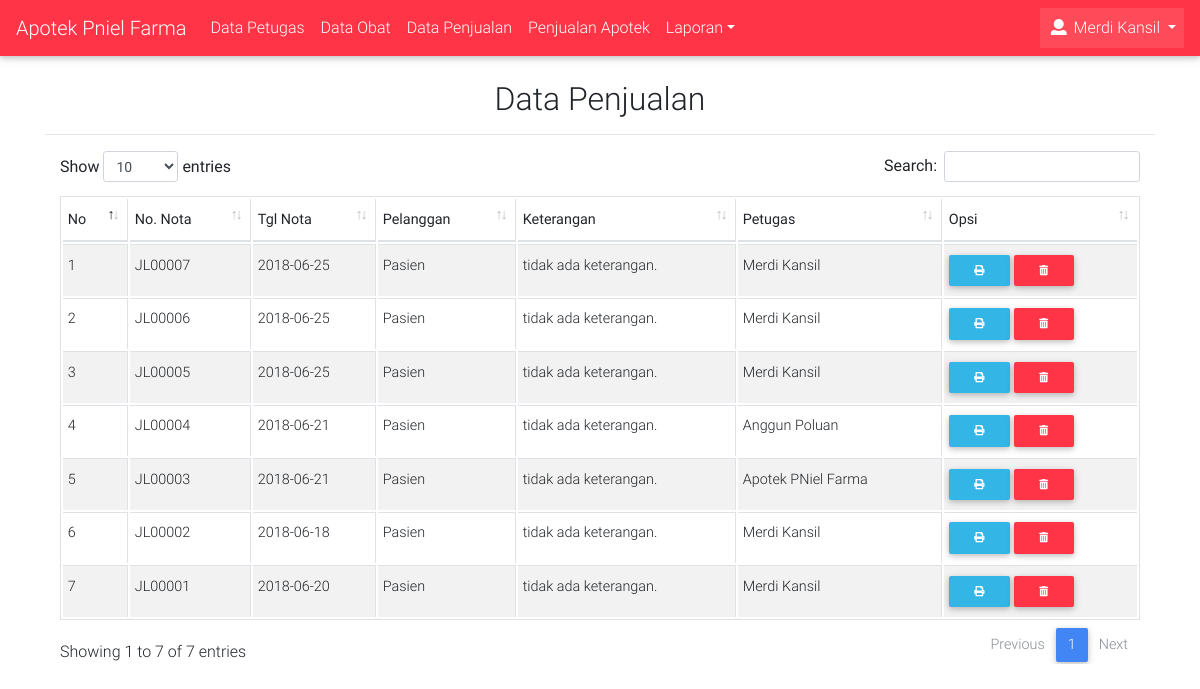
The page /apotek_datapenjualan.php (signed in) on the database its author committed.
### tables this page shows
CREATE TABLE IF NOT EXISTS `petugas` (
`id` int(11) NOT NULL,
  `nm_petugas` varchar(100) NOT NULL,
  `no_telepon` varchar(20) NOT NULL,
  `username` varchar(20) NOT NULL,
  `password` varchar(200) NOT NULL,
  `level` enum('Admin','Kasir') NOT NULL
);

CREATE TABLE IF NOT EXISTS `penjualan` (
`id` int(11) NOT NULL,
  `no_penjualan` char(15) NOT NULL,
  `tgl_penjualan` date NOT NULL,
  `pelanggan` varchar(100) NOT NULL,
  `keterangan` varchar(200) NOT NULL,
  `uang_bayar` int(12) NOT NULL,
  `id_petugas` int(11) NOT NULL
);

### config/class_db.php (called while the page is built, shortened)
<?php
class Database {
    protected $conn;
    public function __construct($connect){
        $this->conn = $connect;
    }
    public function select($tabel, $where = "", $value = "", $order = "", $limit = "", $where2 = "", $value2 = ""){
        if ($where != "" && $value != "") {
            if ($order != "") {
                if ($limit != "") {
                    if ($where2 != "" && $value2 != "") {
                        $sql = "SELECT * FROM $tabel WHERE $where = :$where AND $where2 = :$where2 ORDER BY $order DESC LIMIT $limit";
                        $stmt = $this->conn->prepare($sql);
                        $stmt->execute(array(":$where" => $value, ":$where2" => $value2));
                        return $stmt;
                    }else{
                        $sql = "SELECT * FROM $tabel WHERE $where = :$where ORDER BY $order DESC LIMIT $limit";
                        $stmt = $this->conn->prepare($sql);
                        $stmt->execute(array(":$where" => $value));
                        return $stmt;
                    }
                }else{
                    if ($where2 != "" && $value2 != "") {
                        $sql = "SELECT * FROM $tabel WHERE $where = :$where AND $where2 = :$where2 ORDER BY $order DESC";
                        $stmt = $this->conn->prepare($sql);
                        $stmt->execute(array(":$where" => $value, ":$where2" => $value2));
                        return $stmt;
                    }else{
                        $sql = "SELECT * FROM $tabel WHERE $where = :$where ORDER BY $order DESC";
                        $stmt = $this->conn->prepare($sql);
                        $stmt->execute(array(":$where" => $value));
                        return $stmt;
                    }
                }
            }else{
                $sql = "SELECT * FROM $tabel WHERE $where = :$where";
                $stmt = $this->conn->prepare($sql);
                $stmt->execute(array(":$where" => $value));
                return $stmt;
            }
        }else{
            $sql = "SELECT * FROM $tabel";
            $stmt = $this->conn->prepare($sql);
            $stmt->execute();
            return $stmt;
        }
    }
}
?>

### apotek_datapenjualan.php (the view, shortened to what this page needs)
<?php
include("template/head/head_dashboard.php");
include("template/header/header.php");
?>
<div class="container" style="margin-top: 2%;">
	<h2 class="text-center">Data Penjualan</h2><hr>
	<div class="table-responsive">
		<table id="example" class="table table-striped table-bordered table-sm">
	        <thead>
	            <tr>
	                <th>No</th>
	                <th>No. Nota</th>
	                <th>Tgl Nota</th>
	                <th>Pelanggan</th>
	                <th>Keterangan</th>
	                <th>Petugas</th>
	                <th>Opsi</th>
	            </tr>
	        </thead>
	        <tbody>
	        <?php
	        $query = $connect->prepare("SELECT penjualan.*, petugas.nm_petugas FROM penjualan LEFT JOIN petugas ON penjualan.id_petugas = petugas.id ORDER BY penjualan.no_penjualan DESC");
	        $query->execute();
	        $no = 1;
	        while ($row = $query->fetch()) {
	        ?>
	            <tr>
	                <td><?php echo $no++ ?></td>
	                <td><?php echo $row['no_penjualan'] ?></td>
	                <td><?php echo $row['tgl_penjualan'] ?></td>
	                <td><?php echo $row['pelanggan'] ?></td>
	                <td>
	                	<?php
	                	if ($row['keterangan'] == "") {
	                		echo 'tidak ada keterangan.';
	                	}elseif($row['keterangan'] != ""){
	                		echo $row['keterangan'];
	                	}
	                	?>
	                </td>
	                <td><?php echo $row['nm_petugas'] ?></td>
	                <td>
	                	<a href="/apotek/nota-penjualan/<?php echo $row['no_penjualan'] ?>" target="_blank" class="btn btn-sm btn-info" title="Nota"><i class="fas fa-print"></i></a>
	                	<a href="/apotek/hapus-penjualan/<?php echo $row['no_penjualan'] ?>" class="btn btn-sm btn-danger" onclick="return confirm('Anda yakin ingin menghapus data penjualan ini ?')" title="Hapus"><i class="fas fa-trash-alt"></i></a>
	                </td>
	            </tr>
	        <?php } ?>
	        </tbody>
	    </table>
	</div>
</div>
</body>
</html>

### template/header/header.php (shortened to what this page needs)
<nav class="navbar navbar-expand-lg navbar-dark danger-color">
    <a class="navbar-brand" href="/apotek/dashboard">Apotek Pniel Farma</a>
    <div class="collapse navbar-collapse" id="basicExampleNav">
        <ul class="navbar-nav mr-auto">
        <?php if($getuser['level'] == "Admin"){ ?>
            <li class="nav-item"><a class="nav-link" href="/apotek/data-petugas">Data Petugas</a></li>
            <li class="nav-item"><a class="nav-link" href="/apotek/data-obat">Data Obat</a></li>
            <li class="nav-item"><a class="nav-link" href="/apotek/data-penjualan">Data Penjualan</a></li>
            <li class="nav-item"><a class="nav-link" href="/apotek/penjualan/obat">Penjualan Apotek</a></li>
            <li class="nav-item dropdown">
                <a class="nav-link dropdown-toggle" id="navbarDropdownMenuLink" data-toggle="dropdown" aria-haspopup="true" aria-expanded="false">Laporan</a>
            </li>
        <?php }elseif($getuser['level'] == "Kasir"){ ?>
            <li class="nav-item"><a class="nav-link" href="/apotek/penjualan/obat">Penjualan Apotek</a></li>
            <li class="nav-item"><a class="nav-link" href="/apotek/data-obat">Data Obat</a></li>
        <?php } ?>
        </ul>
        <ul class="navbar-nav ml-auto">
            <li class="nav-item dropdown active">
                <a class="nav-link dropdown-toggle" href="#" id="navbarDropdownMenuLink" data-toggle="dropdown">
                    <i class="fa fa-user"></i> <?php echo $getuser['nm_petugas'] ?>
                </a>
            </li>
        </ul>
    </div>
</nav>

### rows shown on the page
petugas: nm_petugas "Merdi Kansil"
penjualan: no_penjualan "JL00007", tgl_penjualan "2018-06-25", pelanggan "Pasien", keterangan "tidak ada keterangan.", id_petugas.nm_petugas "Merdi Kansil"
penjualan: no_penjualan "JL00006", tgl_penjualan "2018-06-25", pelanggan "Pasien", keterangan "tidak ada keterangan.", id_petugas.nm_petugas "Merdi Kansil"
penjualan: no_penjualan "JL00005", tgl_penjualan "2018-06-25", pelanggan "Pasien", keterangan "tidak ada keterangan.", id_petugas.nm_petugas "Merdi Kansil"
penjualan: no_penjualan "JL00004", tgl_penjualan "2018-06-21", pelanggan "Pasien", keterangan "tidak ada keterangan.", id_petugas.nm_petugas "Anggun Poluan"
penjualan: no_penjualan "JL00003", tgl_penjualan "2018-06-21", pelanggan "Pasien", keterangan "tidak ada keterangan.", id_petugas.nm_petugas "Apotek PNiel Farma"
penjualan: no_penjualan "JL00002", tgl_penjualan "2018-06-18", pelanggan "Pasien", keterangan "tidak ada keterangan.", id_petugas.nm_petugas "Merdi Kansil"
penjualan: no_penjualan "JL00001", tgl_penjualan "2018-06-20", pelanggan "Pasien", keterangan "tidak ada keterangan.", id_petugas.nm_petugas "Merdi Kansil"
